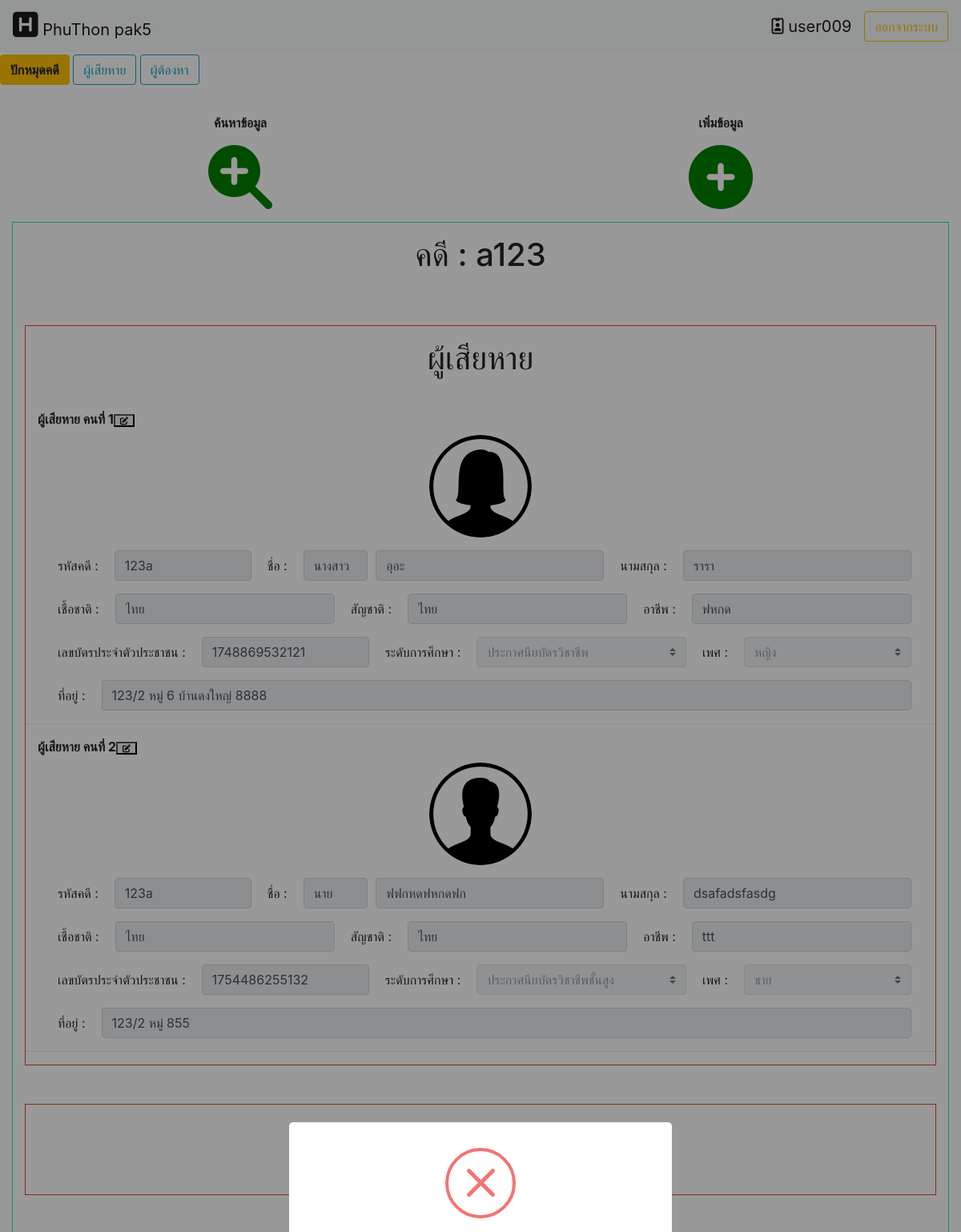
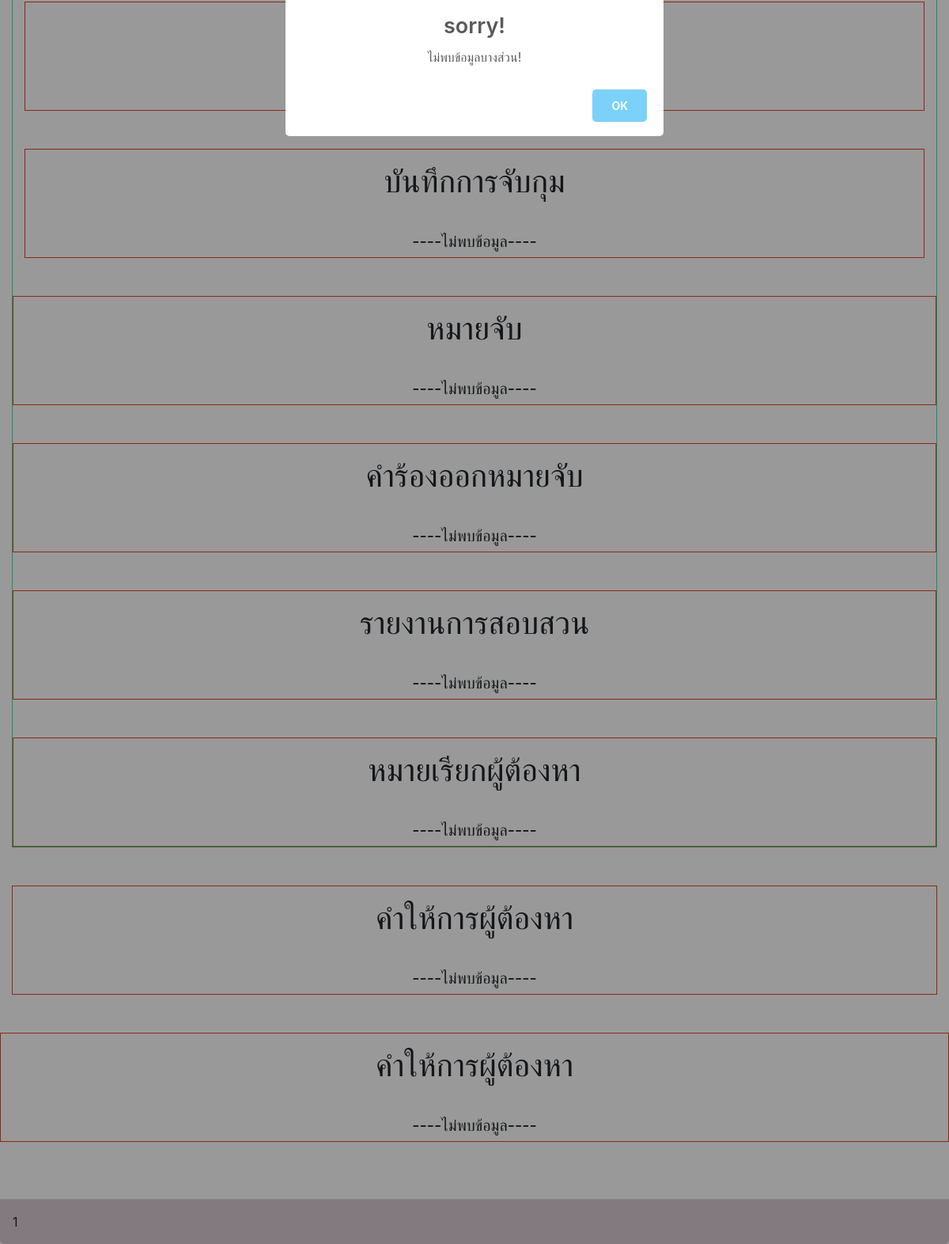
Screenshot of /home.php?datacase=123a&module=1&action=1 (signed in) with the database file from the repository (2 pictures, top to bottom).
### tables this page shows
CREATE TABLE `case_name` (
  `case_id` varchar(255) NOT NULL,
  `case_name` varchar(255) NOT NULL,
  `case_type` tinyint(2) NOT NULL,
  `case_savetime` timestamp NOT NULL DEFAULT current_timestamp() ON UPDATE current_timestamp(),
  `case_status` tinyint(2) NOT NULL
);

CREATE TABLE `victim` (
  `case_id` varchar(255) NOT NULL,
  `title_name` varchar(255) NOT NULL,
  `victim_name` varchar(255) NOT NULL,
  `victim_lastname` varchar(255) NOT NULL,
  `victim_sex` tinyint(2) NOT NULL,
  `victim_idcard` char(13) NOT NULL,
  `victim_address` text DEFAULT NULL,
  `victim_education` tinyint(2) NOT NULL,
  `victim_image` varchar(255) DEFAULT NULL,
  `victim_race` varchar(255) NOT NULL,
  `victim_nationality` varchar(255) NOT NULL,
  `victim_career` varchar(255) NOT NULL
);

### module/view/view_data_victim.php (the view, shortened to what this page needs)
<br>
<br>
    <div class="dataview">
      <p><h1 class="text-center">ผู้เสียหาย</h1></p>
      <br>
      <?php
      if(empty($_GET['datacase'])){
        $data = "";
      }else{
        $data=$_GET['datacase'];
        $i=1;
        $result_chk_victim = mysqli_query($con,"SELECT case_id FROM victim  WHERE case_id = '$data'")or die("resualt_chk_victim sqli error".mysqli_error($con));
        $result_victim = mysqli_query($con,"SELECT vm.title_name, vm.victim_name,vm.victim_lastname,vm.victim_sex,vm.victim_idcard,vm.victim_address,ed.edu_name,vm.victim_image,vm.victim_race,vm.victim_nationality,vm.victim_career FROM victim as vm  INNER JOIN education as ed ON vm.victim_education = ed.edu_id WHERE case_id = '$data'")or die("resualt_victim sqli error".mysqli_error($con));
        list($case_id)=mysqli_fetch_row($result_chk_victim);
        if(empty($case_id)){
          ?><script>swal("sorry!", "ไม่พบข้อมูลบางส่วน!", "error")</script><?php
          echo "<h5 class='text-center'>----ไม่พบข้อมูล----</h5>";
        }else {
        while(list($title_name,$victim_name,$victim_lastname,$victim_sex,$victim_idcard,$victim_address,$victim_education,$victim_image,$victim_race,$victim_nationality,$victim_careen)=mysqli_fetch_row($result_victim)){
          if($victim_sex == 1){
            $sex1="selected";
            $sex2="";
          }else{
            $sex1="";
            $sex2="selected";
          }
        ?>
        <form class="victim<?php echo$i ?>" method="post" enctype="multipart/form-data">
         <div class="col-md">
         <b><label for="formGroupExampleInput">ผู้เสียหาย คนที่ <?php echo $i; ?></label></b><button type="button" id="victim_test<?php echo $i ?>"><i class="fas fa-edit" style="font-size: 10px"></i></button>
         <p><img src="image/<?php echo $victim_image; ?>" class="img-fluid mx-auto d-block rounded-circle victimpic" alt="Responsive image" width="128";height="128"; id="victimpic<?php echo $i; ?>"></p>
          <div class="col-md">
          <div class="form-row">
          <div>
              <label class="col-sm col-form-label">รหัสคดี : </label>
          </div>
          <div class="col-2">
              <input type="text" class="form-control" placeholder="เลขคดี" value="<?php echo $case_id; ?>"  name="victim_case[]" readonly required>
            </div>
            <div>
              <label class="col-sm col-form-label">ชื่อ : </label>
            </div>
            <div class="col-1">
              <input type="text" class="form-control edit<?php echo $i; ?>" placeholder="คำนำหน้าชื่อ" value="<?php echo $title_name; ?>" id="focus<?php echo $i?>" name="victim_titlename[]" disabled required>
            </div>
            <div class="col-md">
              <input type="text" class="form-control edit<?php echo $i; ?>" placeholder="ชื่อ" value="<?php echo $victim_name; ?>" name="victim_name[]"disabled required>
            </div>
            <div>
              <label class="col-sm col-form-label">นามสกุล : </label>
            </div>
            <div class="col-md">
              <input type="text" class="form-control edit<?php echo $i; ?>" placeholder="นามสกุล" value="<?php echo $victim_lastname; ?>" name="victim_lastname[]" disabled required>
            </div>
            </div>
          </div>
          <div class="col-md">
          <div class="form-row">
            <div>
              <label class="col-sm col-form-label">เชื้อชาติ : </label>
            </div>
            <div class="col-md">
              <input type="text" class="form-control" placeholder="เชื้อชาติ" value="<?php echo $victim_race; ?>" name="victim_race[]" disabled required>
            </div>
            <div>
              <label class="col-sm col-form-label">สัญชาติ : </label>
            </div>
            <div class="col-md">
              <input type="text" class="form-control edit<?php echo $i; ?>" placeholder="สัญชาติ" value="<?php echo $victim_nationality; ?>" name="victim_nationality[]" disabled required>
            </div>
            <div>
              <label class="col-sm col-form-label">อาชีพ : </label>
            </div>
            <div class="col-md">
            <input type="text" class="form-control edit<?php echo $i; ?>" placeholder="อาชีพ" value="<?php echo $victim_careen; ?>" name="victim_careen[]" disabled required>
            </div>
          </div>
          </div>
        <div class="col-md">
          <div class="form-row">
          <div>
              <label class="col-sm col-form-label">เลขบัตรประจำตัวประชาชน : </label>
            </div>
            <div class="col-md">
              <input type="text" class="form-control" placeholder="เลขบัตรประจำตัวประชาชน" id="victim_idcard<?php echo $i; ?>" name="victim_idcard[]" data-idcard="<?php echo $victim_idcard ?>"  value="<?php echo $victim_idcard; ?>"readonly required>
            </div>
            <div>
              <label class="col-sm col-form-label" >ระดับการศึกษา : </label>
            </div>
            <div class="col-3">
              <select class="custom-select edit<?php echo $i; ?>" id="" name="victim_edu[]" disabled required>
                   < <?php $result_edu = mysqli_query($con,"SELECT * FROM education")or die("select education error".mysqli_error($con));
                        while(list($edu_id,$edu_name)=mysqli_fetch_row($result_edu)){
                          $selected=$edu_name==$victim_education?"selected":"";
                          echo"<option value='$edu_id' $selected>$edu_name</option>";
                        }
                   ?>
                </select>
            </div>
            <div>
              <label class="col-sm col-form-label">เพศ : </label>
            </div>
            <div class="col-md">
              <select class="custom-select edit<?php echo $i; ?>" id="" name="victim_sex[]" disabled required>
                    <option value="1" <?php echo$sex1 ?>>ชาย</option>
                    <option value="2" <?php echo$sex2 ?>>หญิง</option>
                </select>
            </div>
          </div>
        </div>
            <div class="col-md">
            <div class="form-row">
            <div>
              <label class="col-sm col-form-label">ที่อยู่ : </label>
            </div>
            <div class="col-md">
            <input type="text" class="form-control edit<?php echo $i; ?>" placeholder="ที่อยู่" value="<?php echo $victim_address; ?>" name="victim_address[]" disabled required>
            </div>
            </div>
          </div>
        </div>
        <hr>
      </form>
      <?php
        $i++;
      }
    }
  }
      ?>
     </div>

### module/view/view_data.php (shortened to what this page needs)
<?php
$con = connect_db();
  ?>
<div  class="topbigbody2">
    <div class="subbigbody2">
    <div class="row">
    <div class="col-sm-6">
    <p class="text-center"><b>ค้นหาข้อมูล</b></p>
      <a href="#" id="myBtnSc">
      <p class="text-center"><i class="fas fa-search-plus" style="font-size: 80px"></i></i></p>
      </a>
    </div>
    <div class="col-sm-6">
      <p class="text-center"><b>เพิ่มข้อมูล</b></p>
      <a href="#" id="myBtnNs">
      <p class="text-center"><i class="fas fa-plus-circle" style="font-size: 80px"></i></i></p>
      </a>
    </div>
    </div>
    </div>
    </div>
<div class="dodyview">
    <div class="col-md">
    <section class="bf-footer">
    <div class="namecase">
      <form method="post" enctype="multipart/form-data">
      <?php
      if(empty($_GET['datacase'])){
        $data = "";
      }else{
        $data=$_GET['datacase'];
      }
      $show_case = mysqli_query($con,"SELECT case_name FROM case_name WHERE case_id = '$data'")or die("case error".mysqli_error($con));
      list($case_name)=mysqli_fetch_row($show_case);
      ?>
      <p><h1 class="text-center">คดี : <?php echo $case_name ?></h1></p>
      </form>
    </div>
       <?php
       include("module/view/view_data_victim.php");
       include("module/view/view_data_villain.php");
       include("module/view/view_object.php");
       include("module/view/view_data_arrest_record.php");
       include("module/view/view_data_arrest_info.php");
       include("module/view/view_data_request_warrant.php");
       include("module/view/view_data_investigation_report.php");
       include("module/view/view_summon_villain.php");
       include("module/view/view_data_words_villain.php");
       include("module/view/view_search_warrant.php");
       ?>
     <br>
     <br>
     <br>

### rows the page displays
case_name: case_name "a123"
victim: victim_image (picture), value "123a", title_name "นางสาว", victim_name "อุอะ", victim_lastname "รารา", victim_race "ไทย", victim_nationality "ไทย", victim_career "ฟหกด", victim_idcard "1748869532121", victim_address "123/2 หมู่ 6 บ้านดงใหญ่ 8888"
victim: victim_image (picture), value "123a", title_name "นาย", victim_name "ฟฟกหดฟหกดฟก", victim_lastname "dsafadsfasdg", victim_race "ไทย", victim_nationality "ไทย", victim_career "ttt", victim_idcard "1754486255132", victim_address "123/2 หมู่ 855"

### other values shown
$_SESSION['user_name'] "user009"
form field value "ประกาศนียบัตรวิชาชีพ"
form field value "ประกาศนียบัตรวิชาชีพชั้นสูง"
